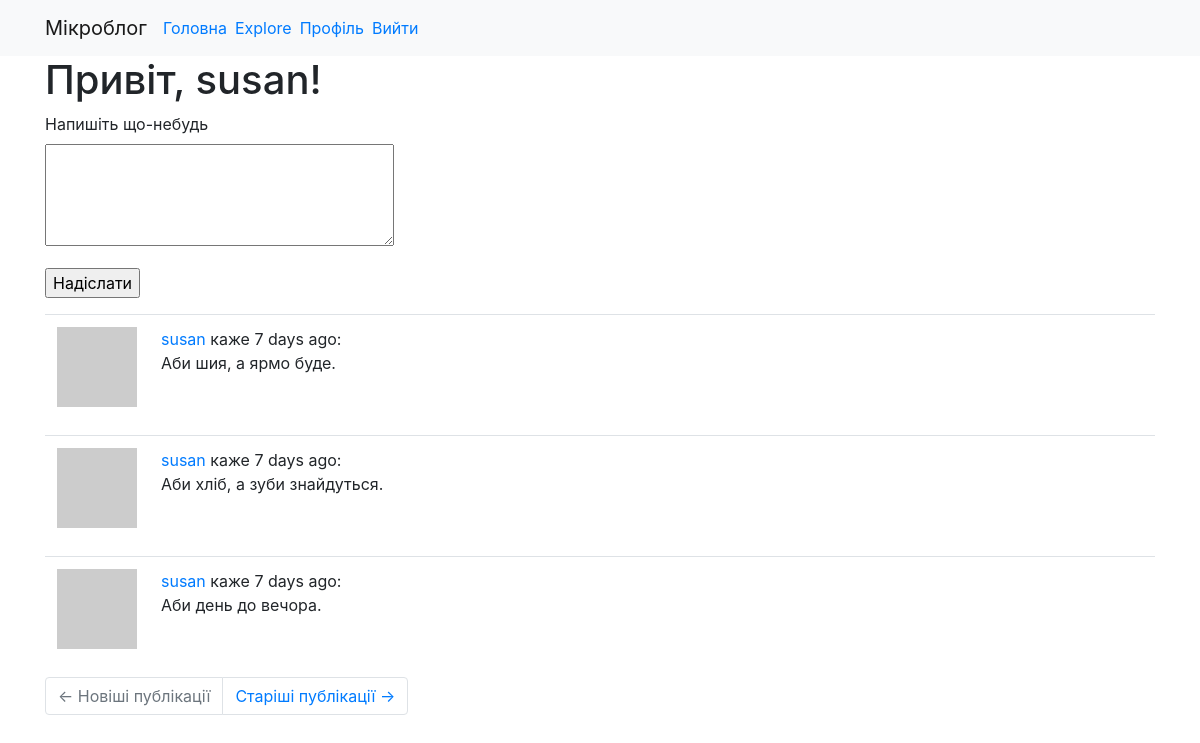
Before: /index (signed in) with the older database file.
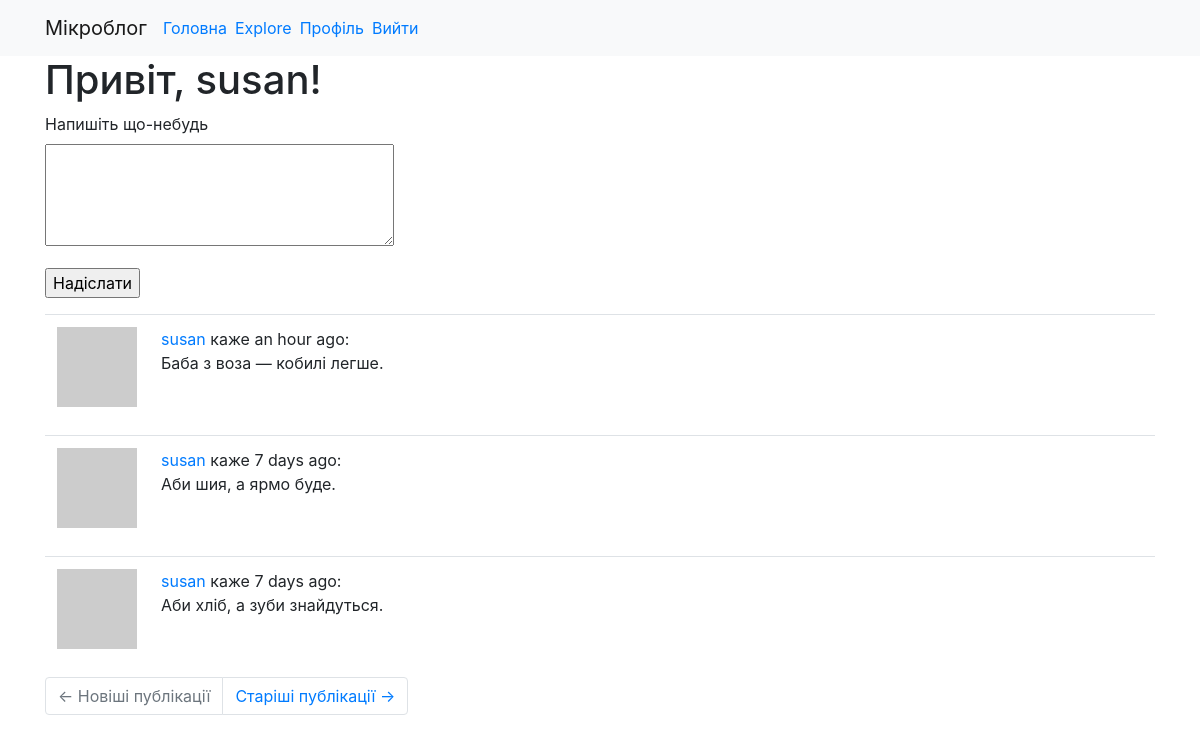
After: the same page with the newer database file.
### app/models.py (models this page shows, shortened)
class User(UserMixin, db.Model):
    id = db.Column(db.Integer, primary_key=True)
    username = db.Column(db.String(64), index=True, unique=True)
    email = db.Column(db.String(120), index=True, unique=True)
    password_hash = db.Column(db.String(128))
    posts = db.relationship('Post', backref='author', lazy='dynamic')
    about_me = db.Column(db.String(140))
    last_seen = db.Column(db.DateTime, default=datetime.utcnow)
    followed = db.relationship(
        'User', secondary=followers,
        primaryjoin=(followers.c.follower_id == id),
        secondaryjoin=(followers.c.followed_id == id),
        backref=db.backref('followers', lazy='dynamic'), lazy='dynamic')
    def avatar(self, size):
        digest = md5(self.email.lower().encode('utf-8')).hexdigest()
        return 'https://www.gravatar.com/avatar/{}?d=identicon&s={}'.format(
            digest, size)
    def followed_posts(self):
        followed = Post.query.join(
            followers, (followers.c.followed_id == Post.user_id)).filter(
                followers.c.follower_id == self.id)
        own = Post.query.filter_by(user_id=self.id)
        return followed.union(own).order_by(Post.timestamp.desc())

class Post(db.Model):
    id = db.Column(db.Integer, primary_key=True)
    body = db.Column(db.String(140))
    timestamp = db.Column(db.DateTime, index=True, default=datetime.utcnow)
    user_id = db.Column(db.Integer, db.ForeignKey('user.id'))

### app/routes.py (the view)
@app.route('/', methods=['GET', 'POST'])
@app.route('/index', methods=['GET', 'POST'])
@login_required
def index():
    form = PostForm()
    if form.validate_on_submit():
        post = Post(body=form.post.data, author=current_user)
        db.session.add(post)
        db.session.commit()
        flash('Тепер ваша публікація відображається!')
        return redirect(url_for('index'))
    page = request.args.get('page', 1, type=int)
    posts = current_user.followed_posts().paginate(
        page, app.config['POSTS_PER_PAGE'], False)
    next_url = url_for('index', page=posts.next_num) \
        if posts.has_next else None
    prev_url = url_for('index', page=posts.prev_num) \
        if posts.has_prev else None
    return render_template('index.html', title='Головна', form=form, posts=posts.items, next_url=next_url,
                           prev_url=prev_url)

### app/forms.py
class PostForm(FlaskForm):
    post = TextAreaField('Напишіть що-небудь',
                         validators=[DataRequired()])
    submit = SubmitField('Надіслати')

### app/models.py (called while the page is built)
@login.user_loader
def load_user(id):
    return User.query.get(int(id))

### app/routes.py (called while the page is built)
@app.before_request
def before_request():
    if current_user.is_authenticated:
        current_user.last_seen = datetime.utcnow()
        db.session.commit()

### app/templates/index.html (shortened to what this page needs)
{% extends "base.html" %}
{% block content %}
<h1>Привіт, {{ current_user.username }}!</h1>
{% if form %}
<form action="" method="POST">
	<p>
		{{ form.post.label }}<br>
		{{ form.post(cols=32, rows=4) }}<br>
	</p>
	<p> {{ form.submit() }}</p>
</form>
{% endif %}
{% for post in posts %}
{% include '_post.html' %}
{% endfor %}
{% include 'page_navigation.html' %}
{% endblock %}

### app/templates/base.html (shortened to what this page needs)
<!DOCTYPE html>
<html lang="uk-UA" dir="ltr">
<head>
    <link rel="stylesheet" href="https://stackpath.bootstrapcdn.com/bootstrap/4.3.1/css/bootstrap.min.css"
>
</head>
<body>
    <nav class="navbar navbar-expand-lg navbar-light bg-light">
        <div class="container">
            <a class="navbar-brand" href="{{ url_for('index') }}">Мікроблог</a>
            <div class="collapse navbar-collapse" id="navbarSupportedContent">
                <ul class="navbar-nav mr-auto">
                    <li class="nav-item mr-2">
                        <a href="{{ url_for('index') }}">Головна</a>
                    </li>
                    <li class="nav-item mr-2">
                        <a href="{{ url_for('explore') }}">Explore</a>
                    </li>
                    {% if current_user.is_anonymous %}
                    <li class="nav-item">
                        <a href="{{ url_for('login') }}">Увійти</a>
                    </li>
                    {% else %}
                    <li class="nav-item mr-2">
                        <a href="{{ url_for('user', username=current_user.username) }}">Профіль</a>
                    </li>
                    <li class="nav-item">
                        <a href="{{ url_for('logout') }}">Вийти</a>
                    </li>
                    {% endif %}
                </ul>
            </div>
        </div>
    </nav>
    <div class="container">
        {% block content %}{% endblock %}
    </div>
</body>
</html>

### app/templates/_post.html
<table class="table table-hover">
	<tr>
		<td width="70px">
			<a href="{{ url_for('user', username=post.author.username) }}">
				<img src="{{ post.author.avatar(70) }}">
		</td>
		<td>
			<a href="{{ url_for('user', username=post.author.username) }}">
				{{ post.author.username }}
			</a> каже {{ moment(post.timestamp).fromNow() }}:
			<br>
			{{ post.body }}
		</td>
	</tr>
</table>

### app/templates/page_navigation.html
<nav aria-label="Page navigation example">
	<ul class="pagination">
		<li class="page-item{% if not prev_url %} disabled{% endif %}">
			<a class="page-link" href="{{ prev_url or '#' }}">
				<span aria-hidden="true">&larr;</span> Новіші публікації
			</a>
		</li>
		<li class="page-item{% if not next_url %} disabled{% endif %}">
			<a class="page-link" href="{{ next_url or '#' }}">
				Старіші публікації <span aria-hidden="true">&rarr;</span>
			</a>
		</li>
	</ul>
</nav>

Changed rows visible on the page:
no longer on this page (row unchanged): Post: author.username "susan", timestamp "7 days ago", body "Аби день до вечора."
added Post: author.username "susan", timestamp "an hour ago", body "Баба з воза — кобилі легше."
